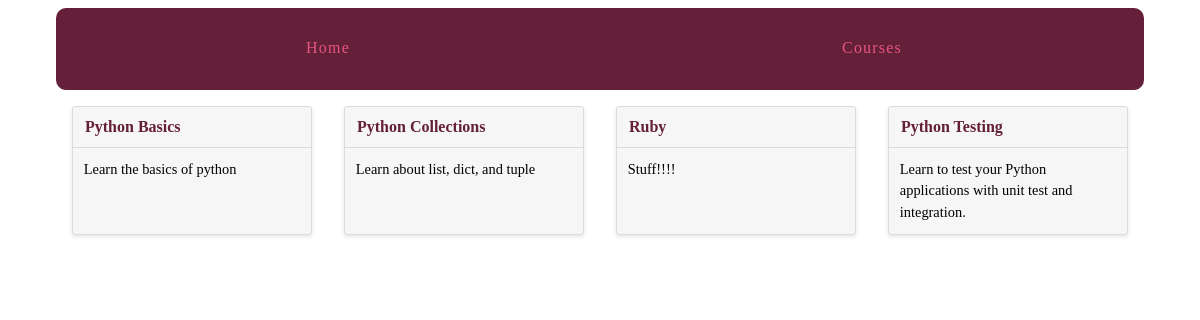
Screenshot of /courses with the database file from the repository.
### courses/models.py (models this page shows, shortened)
class Course(models.Model):
    created_at = models.DateTimeField(auto_now_add=True)
    title = models.CharField(max_length=255)
    description = models.TextField()

### courses/views.py (the view)
def course_list(request):
    courses = Course.objects.all()
    return render(request, 'courses/course_list.html', {'courses': courses})

### courses/templates/courses/course_list.html (shortened to what this page needs)
{% extends "layout.html" %}
{% block content %}
<div class="cards">
{% for course in courses %}
    <div class="card">
        <header><a href="{% url 'courses:detail' pk=course.pk%}">{{ course.title }}</a></header>
        <div class="card-copy">
            {{ course.description }}
        </div>
    </div>
{% endfor %}
</div>
{% endblock %}

### templates/layout.html (shortened to what this page needs)
{% load static from staticfiles %}
<!DOCTYPE html>
<html lang="en">
<head>
    <link rel="stylesheet" href="{% static 'css/layout.css' %}">
</head>
<body>
    <div class="site-container">
        <nav>
            <a href="{% url 'views.hello_world' %}">Home</a>
            <a href="{% url 'courses:list' %}">Courses</a>
        </nav>
        {% block content %}{% endblock%}
    </div>
</body>
</html>

### assets/css/layout.css (style rules this page uses)
html { box-sizing: border-box; }
*, *::after, *::before { box-sizing: inherit; }
.site-container { max-width: 68em; margin-left: auto; margin-right: auto; }
.site-container::after { clear: both; content: ""; display: table; }
.site-container nav { width: 100%; display: table; width: 100%; table-layout: fixed; border-bottom-left-radius: 10px; border-bottom-right-radius: 10px; border-top-left-radius: 10px; border-top-right-radius: 10px; border-bottom-left-radius: 10px; border-top-left-radius: 10px; border-bottom-right-radius: 10px; border-top-right-radius: 10px; background-color: #642039; margin-bottom: 1em; overflow: hidden; }
.site-container nav a { display: table-cell; width: 8.33333%; padding: 10px; border-bottom: 2px solid #642039; color: #e6557e; letter-spacing: 0.075em; line-height: 60px; text-align: center; text-decoration: none; }
.cards { display: -webkit-box; display: -moz-box; display: box; display: -webkit-flex; display: -moz-flex; display: -ms-flexbox; display: flex; -webkit-box-lines: multiple; -moz-box-lines: multiple; box-lines: multiple; -webkit-flex-wrap: wrap; -moz-flex-wrap: wrap; -ms-flex-wrap: wrap; flex-wrap: wrap; -webkit-box-pack: justify; -moz-box-pack: justify; box-pack: justify; -webkit-justify-content: space-between; -moz-justify-content: space-between; -ms-justify-content: space-between; -o-justify-content: space-between; justify-content: space-between; -ms-flex-pack: justify; }
.card { -webkit-flex-basis: 15em; -moz-flex-basis: 15em; flex-basis: 15em; -ms-flex-preferred-size: 15em; -webkit-flex-grow: 1; -moz-flex-grow: 1; flex-grow: 1; -ms-flex-positive: 1; -webkit-transition: all 0.2s ease-in-out; -moz-transition: all 0.2s ease-in-out; transition: all 0.2s ease-in-out; background-color: #f6f6f6; border-radius: 3px; border: 1px solid gainsboro; box-shadow: 0 2px 4px #e6e6e6; margin: 0 1em 1.5em 1em; position: relative; }
.card header { -webkit-transition: all 0.2s ease-in-out; -moz-transition: all 0.2s ease-in-out; transition: all 0.2s ease-in-out; background-color: #f6f6f6; border-bottom: 1px solid gainsboro; border-radius: 3px 3px 0 0; font-weight: bold; line-height: 1.5em; padding: 0.5em 0.75em; }
.card header a { color: #642039; text-decoration: none; }
.card .card-copy { font-size: 0.9em; line-height: 1.5em; padding: 0.75em 0.75em; }

### rows the page displays
Course: title "Python Basics", description "Learn the basics of python"
Course: title "Python Collections", description "Learn about list, dict, and tuple"
Course: title "Ruby", description "Stuff!!!!"
Course: title "Python Testing", description "Learn to test your Python applications with unit test and integration."
